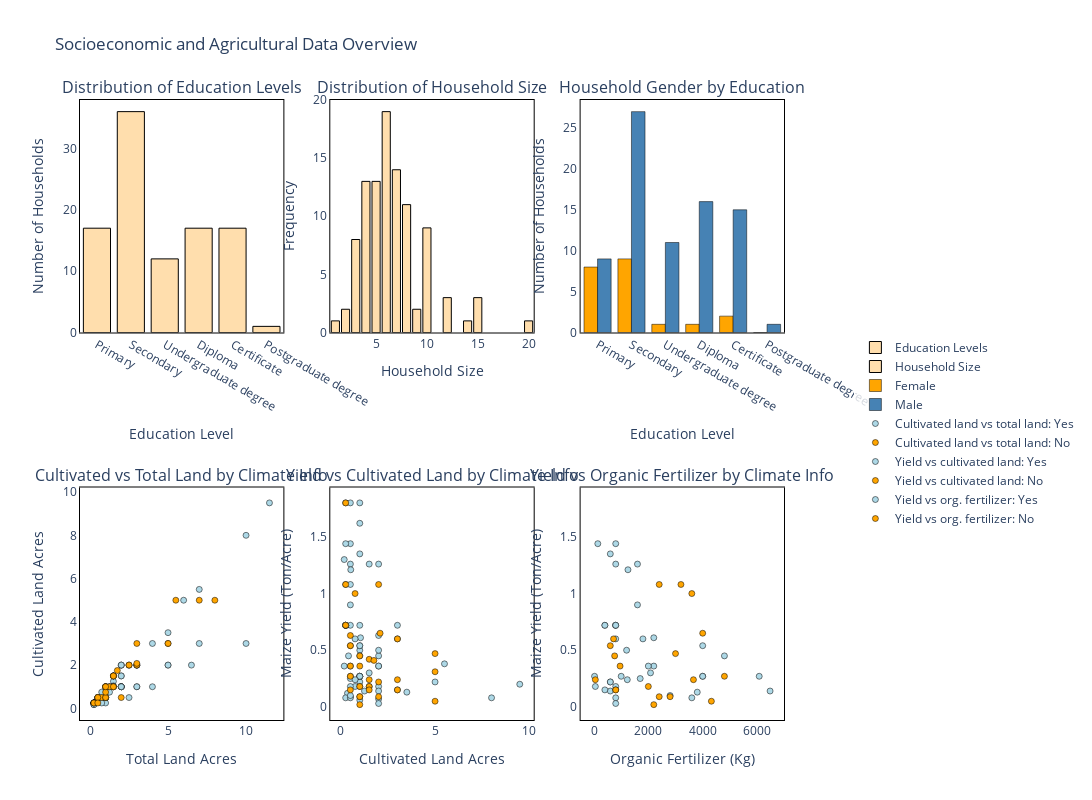

Source (notebook cell):
### Markdown cell above
The next composed figure provides a comprehensive overview of the socioeconomic and agricultural characteristics of the surveyed households. 

The first row shows the distribution of household education levels. The household size distribution indicates the typical family size in the sample, and the gender distribution by education reveals differences in educational attainment between male and female household heads. 

The second row explores agricultural patterns in relation to households that receive climate information and agricultural advisory ("Yes"): total versus cultivated land shows how much land is actively farmed depending on whether households received advisory; maize yield versus cultivated land illustrates productivity trends; and maize yield versus organic fertilizer use highlights the relationship between input usage and crop performance. 

Overall, the plots demonstrate the interplay between household characteristics, land use, and farming outcomes, while also showing how access to advisory services may influence agricultural practices.

The user can interactively explore the data by hovering over the figures or legend.

### Code cell
# ---- Education Order ----
education_order = [
    'Primary',
    'Secondary',
    'Undergraduate degree',
    'Diploma',
    'Certificate',
    'Postgraduate degree'
]

merged['Household Head Education'] = pd.Categorical(
    merged['Household Head Education'],
    categories=education_order,
    ordered=True
)

# ---- Custom color mapping ----
climate_color_map = {'Yes': 'lightblue', 'No': 'orange'}
gender_color_map = {'Male': 'steelblue', 'Female': 'orange'}

# ---- Create Subplot Layout (2 rows × 3 cols) ----
fig = make_subplots(
    rows=2, cols=3,
    subplot_titles=[
        "Distribution of Education Levels",
        "Distribution of Household Size",
        "Household Gender by Education",
        "Cultivated vs Total Land by Climate Info",
        "Yield vs Cultivated Land by Climate Info",
        "Yield vs Organic Fertilizer by Climate Info"
    ]
)

# ================= ROW 1 =================

# Col 1: Distribution of Education Levels
edu_counts = merged['Household Head Education'].value_counts().reindex(education_order)
fig.add_trace(
    go.Bar(
        x=edu_counts.index,
        y=edu_counts.values,
        marker=dict(color='navajowhite', line=dict(width=1, color='black')),
        name="Education Levels"
    ),
    row=1, col=1
)

# Col 2: Distribution of Household Size
fig.add_trace(
    go.Histogram(
        x=merged['Household Size'],
        marker=dict(color='navajowhite', line=dict(width=1, color='black')),
        name="Household Size"
    ),
    row=1, col=2
)

# Col 3: Household Gender by Education
gender_counts = merged.groupby(
    ['Household Head Education', 'Household Head Gender']
).size().reset_index(name='Count')

for gender in gender_counts['Household Head Gender'].unique():
    subset = gender_counts[gender_counts['Household Head Gender'] == gender]
    fig.add_trace(
        go.Bar(
            x=subset['Household Head Education'],
            y=subset['Count'],
            name=gender,
            marker=dict(color=gender_color_map.get(gender, 'gray'),
                        line=dict(width=0.5, color='black'))
        ),
        row=1, col=3
    )

# ================= ROW 2 =================

# Col 1: Cultivated vs Total Land
for val in merged['Climate Info Received Standardized'].unique():
    subset = merged[merged['Climate Info Received Standardized'] == val]
    fig.add_trace(
        go.Scatter(
            x=subset['Total Land Acres'],
            y=subset['Cultivated Land Acres'],
            mode='markers',
            name=f"Cultivated land vs total land: {val}",
            marker=dict(color=climate_color_map.get(val, 'gray'),
                        size=6,
                        line=dict(width=0.5, color='black'))
        ),
        row=2, col=1
    )

# Col 2: Yield vs Cultivated Land
for val in merged['Climate Info Received Standardized'].unique():
    subset = merged[merged['Climate Info Received Standardized'] == val]
    fig.add_trace(
        go.Scatter(
            x=subset['Cultivated Land Acres'],
            y=subset['Maize Yield (Ton/Acre)'],
            mode='markers',
            name=f"Yield vs cultivated land: {val}",
            marker=dict(color=climate_color_map.get(val, 'gray'),
                        size=6,
                        line=dict(width=0.5, color='black'))
        ),
        row=2, col=2
    )

# Col 3: Yield vs Organic Fertilizer
for val in merged['Climate Info Received Standardized'].unique():
    subset = merged[merged['Climate Info Received Standardized'] == val]
    fig.add_trace(
        go.Scatter(
            x=subset['Total Organic Fertilizer (Kg) 2024'],
            y=subset['Maize Yield (Ton/Acre)'],
            mode='markers',
            name=f"Yield vs org. fertilizer: {val}",
            marker=dict(color=climate_color_map.get(val, 'gray'),
                        size=6,
                        line=dict(width=0.5, color='black'))
        ),
        row=2, col=3
    )

# ================= LAYOUT SETTINGS =================
fig.update_layout(
    plot_bgcolor='white',
    paper_bgcolor='white',
    title="Socioeconomic and Agricultural Data Overview",
    height=800, width=1400,
   legend=dict(
        x=1.1,        # slightly outside the right edge
        y=0.3,           # bottom
        xanchor='left',  # align legend's left side to x
        yanchor='bottom',
        bgcolor='rgba(255,255,255,0.8)',  # optional semi-transparent background
        bordercolor='white',
        borderwidth=1
    ),
    margin=dict(r=200)
)

# Axis labels
fig.update_xaxes(title_text="Education Level", row=1, col=1)
fig.update_yaxes(title_text="Number of Households", row=1, col=1)

fig.update_xaxes(title_text="Household Size", row=1, col=2)
fig.update_yaxes(title_text="Frequency", row=1, col=2)

fig.update_xaxes(title_text="Education Level", row=1, col=3)
fig.update_yaxes(title_text="Number of Households", row=1, col=3)

fig.update_xaxes(title_text="Total Land Acres", row=2, col=1)
fig.update_yaxes(title_text="Cultivated Land Acres", row=2, col=1)

fig.update_xaxes(title_text="Cultivated Land Acres", row=2, col=2)
fig.update_yaxes(title_text="Maize Yield (Ton/Acre)", row=2, col=2)

fig.update_xaxes(title_text="Organic Fertilizer (Kg)", row=2, col=3)
fig.update_yaxes(title_text="Maize Yield (Ton/Acre)", row=2, col=3)

# Black axis lines
fig.update_xaxes(showline=True, linecolor='black', mirror=True)
fig.update_yaxes(showline=True, linecolor='black', mirror=True)

fig.show()

### Figure 1 — Plotly figure (JSON) as saved in the notebook; plotly's stock layout.template omitted (floating-point values rounded to 4 significant figures)
{"data": [{"marker": {"color": "navajowhite", "line": {"color": "black", "width": 1}}, "name": "Education Levels", "type": "bar", "x": ["Primary", "Secondary", "Undergraduate degree", "Diploma", "Certificate", "Postgraduate degree"], "xaxis": "x", "y": [17, 36, 12, 17, 17, 1], "yaxis": "y"}, {"marker": {"color": "navajowhite", "line": {"color": "black", "width": 1}}, "name": "Household Size", "type": "histogram", "x": [10, 8, 3, 5, 5, 4, 6, 6, 7, 9, 7, 8, 2, 7, 4, 7, 6, 7, 6, 8, 3, 5, 7, 15, 5, 10, 5, 3, 4, 3, 9, 7, 3, 7, 6, 5, 20, 4, 6, 7, 10, 5, 4, 5, 4, 6, 8, 6, 8, 8, 5, 8, 2, 8, 15, 6, 6, 7, 1, 7, 5, 3, 4, 8, 5, 7, 8, 14, 10, 6, 6, 6, 3, 7, 12, 4, 12, 4, 10, 6, 6, 10, 6, 3, 10, 4, 15, 5, 7, 12, 10, 4, 6, 4, 6, 4, 10, 8, 6, 5], "xaxis": "x2", "yaxis": "y2"}, {"marker": {"color": "orange", "line": {"color": "black", "width": 0.5}}, "name": "Female", "type": "bar", "x": ["Primary", "Secondary", "Undergraduate degree", "Diploma", "Certificate", "Postgraduate degree"], "xaxis": "x3", "y": [8, 9, 1, 1, 2, 0], "yaxis": "y3"}, {"marker": {"color": "steelblue", "line": {"color": "black", "width": 0.5}}, "name": "Male", "type": "bar", "x": ["Primary", "Secondary", "Undergraduate degree", "Diploma", "Certificate", "Postgraduate degree"], "xaxis": "x3", "y": [9, 27, 11, 16, 15, 1], "yaxis": "y3"}, {"marker": {"color": "lightblue", "line": {"color": "black", "width": 0.5}, "size": 6}, "mode": "markers", "name": "Cultivated land vs total land: Yes", "type": "scatter", "x": [2.5, 2.0, 1.5, 3.0, 0.25, 1.0, 1.0, 10.0, 7.0, 1.5, 6.0, 2.0, 11.5, 0.5, 0.5, 1.5, 1.0, 7.0, 1.0, 0.25, 1.5, 0.75, 0.5, 1.25, 0.25, 5.0, 4.0, 2.0, 10.0, 2.0, 1.0, 2.0, 2.5, 3.0, 0.25, 2.0, 2.0, 1.0, 0.75, 0.25, 0.25, 5.0, 2.0, 0.5, 6.5, 1.0, 0.25, 4.0, 0.5, 2.0, 3.0, 0.5, 5.0, 0.5, 0.25, 1.0, 2.0, 1.25, 0.75, 3.0, 1.0, 3.0, 1.5, 1.25, 0.75, 0.75, 0.25, 2.0], "xaxis": "x4", "y": [0.5, 1.0, 1.25, 2.0, 0.25, 0.5, 0.5, 8.0, 5.5, 1.039, 5.0, 1.0, 9.5, 0.3465, 0.4, 1.0, 0.5, 3.0, 0.5, 0.1732, 1.5, 0.5197, 0.5, 1.0, 0.25, 2.0, 1.0, 1.0, 3.0, 2.0, 0.25, 1.0, 2.0, 2.0, 0.25, 1.5, 1.0, 0.75, 0.5, 0.25, 0.25, 3.5, 1.0, 0.5, 2.0, 1.0, 0.1732, 3.0, 0.5, 1.5, 2.0, 0.5, 2.0, 0.5, 0.25, 0.5, 2.0, 1.0, 0.5, 1.0, 1.0, 1.0, 1.0, 0.75, 0.75, 0.25, 0.25, 2.0], "yaxis": "y4"}, {"marker": {"color": "orange", "line": {"color": "black", "width": 0.5}, "size": 6}, "mode": "markers", "name": "Cultivated land vs total land: No", "type": "scatter", "x": [1.5, 3.0, 0.5, 1.5, 2.0, 3.0, 7.0, 5.0, 3.0, 8.0, 1.5, 0.75, 2.5, 1.5, 1.5, 1.0, 0.25, 2.5, 1.75, 5.0, 1.0, 1.0, 1.0, 0.5, 0.25, 0.5, 1.0, 5.5, 1.25, 1.0, 1.5, 1.0], "xaxis": "x4", "y": [1.5, 3.0, 0.5, 1.5, 0.5, 2.0, 5.0, 3.0, 2.079, 5.0, 1.5, 0.5, 2.0, 1.0, 1.5, 1.0, 0.25, 2.0, 1.75, 3.0, 1.0, 0.5, 1.0, 0.5, 0.25, 0.25, 0.5, 5.0, 1.0, 0.75, 1.0, 1.0], "yaxis": "y4"}, {"marker": {"color": "lightblue", "line": {"color": "black", "width": 0.5}, "size": 6}, "mode": "markers", "name": "Yield vs cultivated land: Yes", "type": "scatter", "x": [0.5, 1.0, 1.25, 2.0, 0.25, 0.5, 0.5, 8.0, 5.5, 1.039, 5.0, 1.0, 9.5, 0.3465, 0.4, 1.0, 0.5, 3.0, 0.5, 0.1732, 1.5, 0.5197, 0.5, 1.0, 0.25, 2.0, 1.0, 1.0, 3.0, 2.0, 0.25, 1.0, 2.0, 2.0, 0.25, 1.5, 1.0, 0.75, 0.5, 0.25, 0.25, 3.5, 1.0, 0.5, 2.0, 1.0, 0.1732, 3.0, 0.5, 1.5, 2.0, 0.5, 2.0, 0.5, 0.25, 0.5, 2.0, 1.0, 0.5, 1.0, 1.0, 1.0, 1.0, 0.75, 0.75, 0.25, 0.25, 2.0], "xaxis": "x5", "y": [0.27, 1.35, 0.14, 1.26, 1.8, 0.36, 0.9, 0.08, 0.38, 0.61, 0.22, 0.27, 0.2, 0.12, 0.45, 0.5, 0.09, 0.6, 1.26, 1.3, 0.3, 1.21, 0.72, 1.62, 0.08, 0.63, 0.72, 0.27, 0.15, 0.36, 0.72, 0.27, 0.36, 0.18, 0.72, 0.18, 0.45, 0.18, 0.25, 1.08, 0.72, 0.13, 1.8, 1.8, 0.07, 0.22, 0.36, 0.72, 0.18, 1.26, 0.03, 1.44, 0.45, 1.08, 1.44, 0.08, 0.14, 0.06, 0.1, 0.54, 0.27, 0.54, 0.27, 0.6, 0.24, 0.72, 0.72, 0.5], "yaxis": "y5"}, {"marker": {"color": "orange", "line": {"color": "black", "width": 0.5}, "size": 6}, "mode": "markers", "name": "Yield vs cultivated land: No", "type": "scatter", "x": [1.5, 3.0, 0.5, 1.5, 0.5, 2.0, 5.0, 3.0, 2.079, 5.0, 1.5, 0.5, 2.0, 1.0, 1.5, 1.0, 0.25, 2.0, 1.75, 3.0, 1.0, 0.5, 1.0, 0.5, 0.25, 0.25, 0.5, 5.0, 1.0, 0.75, 1.0, 1.0], "xaxis": "x5", "y": [0.18, 0.24, 0.36, 0.42, 0.63, 0.09, 0.47, 0.6, 0.65, 0.05, 0.15, 0.27, 1.08, 0.18, 0.24, 0.18, 1.8, 0.22, 0.41, 0.15, 0.36, 0.54, 0.45, 0.54, 1.08, 0.72, 0.15, 0.31, 0.09, 1.0, 0.09, 0.02], "yaxis": "y5"}, {"marker": {"color": "lightblue", "line": {"color": "black", "width": 0.5}, "size": 6}, "mode": "markers", "name": "Yield vs org. fertilizer: Yes", "type": "scatter", "x": [NaN, 600.0, 600.0, 800.0, NaN, 2200.0, 1600.0, NaN, NaN, 2200.0, 600.0, 6080.0, NaN, NaN, 4800.0, 1200.0, NaN, 800.0, 1600.0, NaN, 2080.0, 1250.0, 400.0, NaN, 800.0, NaN, NaN, 1000.0, 400.0, 2000.0, NaN, 4000.0, NaN, 800.0, 400.0, NaN, NaN, NaN, 1700.0, NaN, 800.0, 3800.0, NaN, NaN, NaN, 600.0, NaN, NaN, 50.0, NaN, 800.0, 800.0, NaN, NaN, 140.0, 3600.0, 6480.0, NaN, 2800.0, NaN, 4000.0, 4000.0, 20.0, 1800.0, 1225.0, 790.0, 800.0, NaN], "xaxis": "x6", "y": [0.27, 1.35, 0.14, 1.26, 1.8, 0.36, 0.9, 0.08, 0.38, 0.61, 0.22, 0.27, 0.2, 0.12, 0.45, 0.5, 0.09, 0.6, 1.26, 1.3, 0.3, 1.21, 0.72, 1.62, 0.08, 0.63, 0.72, 0.27, 0.15, 0.36, 0.72, 0.27, 0.36, 0.18, 0.72, 0.18, 0.45, 0.18, 0.25, 1.08, 0.72, 0.13, 1.8, 1.8, 0.07, 0.22, 0.36, 0.72, 0.18, 1.26, 0.03, 1.44, 0.45, 1.08, 1.44, 0.08, 0.14, 0.06, 0.1, 0.54, 0.27, 0.54, 0.27, 0.6, 0.24, 0.72, 0.72, 0.5], "yaxis": "y6"}, {"marker": {"color": "orange", "line": {"color": "black", "width": 0.5}, "size": 6}, "mode": "markers", "name": "Yield vs org. fertilizer: No", "type": "scatter", "x": [NaN, 50.0, 960.0, NaN, NaN, NaN, 3000.0, 720.0, 4000.0, 4320.0, NaN, 4800.0, 2400.0, NaN, 3660.0, 2000.0, NaN, NaN, NaN, 800.0, NaN, NaN, 760.0, 600.0, 3200.0, NaN, 800.0, NaN, 2800.0, 3600.0, 2400.0, 2200.0], "xaxis": "x6", "y": [0.18, 0.24, 0.36, 0.42, 0.63, 0.09, 0.47, 0.6, 0.65, 0.05, 0.15, 0.27, 1.08, 0.18, 0.24, 0.18, 1.8, 0.22, 0.41, 0.15, 0.36, 0.54, 0.45, 0.54, 1.08, 0.72, 0.15, 0.31, 0.09, 1.0, 0.09, 0.02], "yaxis": "y6"}], "layout": {"annotations": [{"font": {"size": 16}, "showarrow": false, "text": "Distribution of Education Levels", "x": 0.1444, "xanchor": "center", "xref": "paper", "y": 1, "yanchor": "bottom", "yref": "paper"}, {"font": {"size": 16}, "showarrow": false, "text": "Distribution of Household Size", "x": 0.5, "xanchor": "center", "xref": "paper", "y": 1, "yanchor": "bottom", "yref": "paper"}, {"font": {"size": 16}, "showarrow": false, "text": "Household Gender by Education", "x": 0.8556, "xanchor": "center", "xref": "paper", "y": 1, "yanchor": "bottom", "yref": "paper"}, {"font": {"size": 16}, "showarrow": false, "text": "Cultivated vs Total Land by Climate Info", "x": 0.1444, "xanchor": "center", "xref": "paper", "y": 0.375, "yanchor": "bottom", "yref": "paper"}, {"font": {"size": 16}, "showarrow": false, "text": "Yield vs Cultivated Land by Climate Info", "x": 0.5, "xanchor": "center", "xref": "paper", "y": 0.375, "yanchor": "bottom", "yref": "paper"}, {"font": {"size": 16}, "showarrow": false, "text": "Yield vs Organic Fertilizer by Climate Info", "x": 0.8556, "xanchor": "center", "xref": "paper", "y": 0.375, "yanchor": "bottom", "yref": "paper"}], "height": 800, "legend": {"bgcolor": "rgba(255,255,255,0.8)", "bordercolor": "white", "borderwidth": 1, "x": 1.1, "xanchor": "left", "y": 0.3, "yanchor": "bottom"}, "margin": {"r": 200}, "paper_bgcolor": "white", "plot_bgcolor": "white", "title": {"text": "Socioeconomic and Agricultural Data Overview"}, "width": 1400, "xaxis": {"anchor": "y", "domain": [0, 0.2889], "linecolor": "black", "mirror": true, "showline": true, "title": {"text": "Education Level"}}, "xaxis2": {"anchor": "y2", "domain": [0.3556, 0.6444], "linecolor": "black", "mirror": true, "showline": true, "title": {"text": "Household Size"}}, "xaxis3": {"anchor": "y3", "domain": [0.7111, 1], "linecolor": "black", "mirror": true, "showline": true, "title": {"text": "Education Level"}}, "xaxis4": {"anchor": "y4", "domain": [0, 0.2889], "linecolor": "black", "mirror": true, "showline": true, "title": {"text": "Total Land Acres"}}, "xaxis5": {"anchor": "y5", "domain": [0.3556, 0.6444], "linecolor": "black", "mirror": true, "showline": true, "title": {"text": "Cultivated Land Acres"}}, "xaxis6": {"anchor": "y6", "domain": [0.7111, 1], "linecolor": "black", "mirror": true, "showline": true, "title": {"text": "Organic Fertilizer (Kg)"}}, "yaxis": {"anchor": "x", "domain": [0.625, 1], "linecolor": "black", "mirror": true, "showline": true, "title": {"text": "Number of Households"}}, "yaxis2": {"anchor": "x2", "domain": [0.625, 1], "linecolor": "black", "mirror": true, "showline": true, "title": {"text": "Frequency"}}, "yaxis3": {"anchor": "x3", "domain": [0.625, 1], "linecolor": "black", "mirror": true, "showline": true, "title": {"text": "Number of Households"}}, "yaxis4": {"anchor": "x4", "domain": [0, 0.375], "linecolor": "black", "mirror": true, "showline": true, "title": {"text": "Cultivated Land Acres"}}, "yaxis5": {"anchor": "x5", "domain": [0, 0.375], "linecolor": "black", "mirror": true, "showline": true, "title": {"text": "Maize Yield (Ton/Acre)"}}, "yaxis6": {"anchor": "x6", "domain": [0, 0.375], "linecolor": "black", "mirror": true, "showline": true, "title": {"text": "Maize Yield (Ton/Acre)"}}}}
